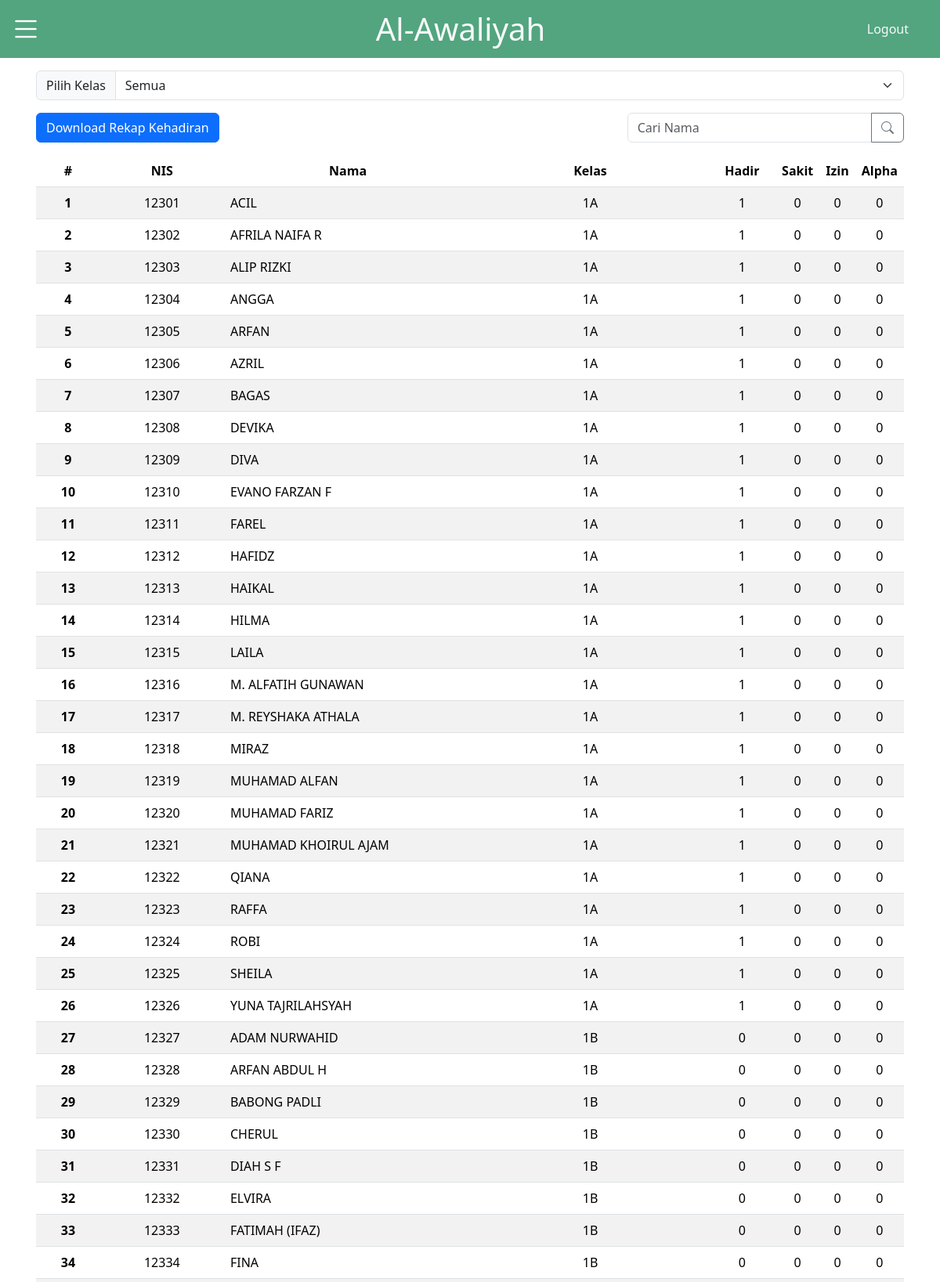
Page /pages/rekapKehadiran.php (signed in, upper part) on the committed database.
### tables this page shows
CREATE TABLE `siswa` (
  `nis` varchar(15) NOT NULL,
  `nama` varchar(255) DEFAULT NULL,
  `id_kelas` int DEFAULT NULL
);

CREATE TABLE `kelas` (
  `id_kelas` int NOT NULL,
  `nama_kelas` varchar(50) DEFAULT NULL
);

### pages/rekapKehadiran.php (the view, shortened to what this page needs)
<!DOCTYPE html>
<html lang="en">
<head>
    <link href="https://cdn.jsdelivr.net/npm/bootstrap@5.3.2/dist/css/bootstrap.min.css" rel="stylesheet">
    <link rel="stylesheet" href="https://cdn.jsdelivr.net/npm/bootstrap-icons@1.11.2/font/bootstrap-icons.min.css">
    <link rel="stylesheet" href="../css/style.css">
</head>
<body>
    <nav>
        <div class="topnav bg-success bg-opacity-75">
            <div class="row w-100">
                <div class="col col-2">
                    <div class="burger">
                        <a class="btn btn-link" data-bs-toggle="offcanvas" href="#offcanvas" role="button">
                            <i class="bi bi-list text-white fs-1"></i>
                        </a>
                    </div>
                </div>
                <div class="col d-flex justify-content-center align-items-center">
                    <h1 class="text-light m-2">Al-Awaliyah</h1>
                </div>
                <div class="col col-2 d-flex justify-content-end align-items-center">
                    <a class="link-offset-2 link-offset-3-hover link-underline link-underline-opacity-0 link-underline-opacity-75-hover text-light me-3 " href="../action/logout.php">Logout</a>
                </div>
            </div>
        </div>
    </nav>
    <div class="container p-3">
      <div class="input-group mb-3">
        <label class="input-group-text" for="inputGroupSelect01">Pilih Kelas</label>
        <select class="form-select" id="inputGroupSelect01" name="kelas">
            <option value="all" selected>Semua</option>
        </select>
      </div>
      <div class="row">
        <div class="col">
          <a href="../action/sheetAll.php">
              <button class="btn btn-primary">Download Rekap Kehadiran</button>
          </a>
        </div>
        <div class="col col-4 ms-auto">
          <div class="input-group mb-3">
            <input id="search" type="text" class="form-control" placeholder="Cari Nama" aria-label="Recipient's username" aria-describedby="button-addon2">
            <button class="btn btn-outline-secondary" type="button" id="button-addon2">
              <i class="bi bi-search"></i>
            </button>
          </div>
        </div>
      </div>
      <table class="table table-striped m-0 align-items-center">
        <thead class="text-center">
        <tr>
            <th class="col-1" scope="col">#</th>
            <th class="col-2" scope="col">NIS</th>
            <th class="col-4" scope="col">Nama</th>
            <th class="col-4" scope="col">Kelas</th>
            <th class="col-1" scope="col">Hadir</th>
            <th class="col-1" scope="col">Sakit</th>
            <th class="col-1" scope="col">Izin</th>
            <th class="col-1" scope="col">Alpha</th>
          </tr>
        </thead>
        <tbody id="data-table-body">
            <?php
            include "../action/koneksi.php";
            $no = 1;
            $data = mysqli_query($koneksi, "SELECT siswa.nis, siswa.nama, kelas.nama_kelas,
            SUM(CASE WHEN presensi.status_presensi = 'H' THEN 1 ELSE 0 END) as hadir,
            SUM(CASE WHEN presensi.status_presensi = 'S' THEN 1 ELSE 0 END) as sakit,
            SUM(CASE WHEN presensi.status_presensi = 'I' THEN 1 ELSE 0 END) as izin,
            SUM(CASE WHEN presensi.status_presensi = 'A' THEN 1 ELSE 0 END) as alpha
            FROM siswa
            LEFT JOIN presensi ON siswa.nis = presensi.nis
            LEFT JOIN kelas ON siswa.id_kelas = kelas.id_kelas
            GROUP BY siswa.nis");
            while($d = mysqli_fetch_array($data)){
                echo "<tr>";
                echo "<th class='text-center' scope='row'>" . $no++ . "</th>";
                echo "<td class='text-center'>" . $d["nis"] . "</td>";
                echo "<td class='text-start'>" . $d["nama"] . "</td>";
                echo "<td class='text-center'>" . $d["nama_kelas"] . "</td>";
                $sakitColor = ($d['sakit'] > 3) ? 'text-danger fw-bold' : '';
                $izinColor = ($d['izin'] > 3) ? 'text-danger fw-bold' : '';
                $alphaColor = ($d['alpha'] > 3) ? 'text-danger fw-bold' : '';
                echo "<td class='text-center'>" . $d["hadir"] . "</td>";
                echo "<td class='text-center $sakitColor'>" . $d["sakit"] . "</td>";
                echo "<td class='text-center $izinColor'>" . $d["izin"] . "</td>";
                echo "<td class='text-center $alphaColor'>" . $d["alpha"] . "</td>";
                echo "</tr>";
            }
            ?>
        </tbody>
      </table>
    </div>
</body>
</html>

### css/style.css (style rules this page uses)
.topnav { background-color: rgb(83,165,127); }

### rows in the picture
siswa: nis "12301", nama "ACIL", id_kelas.nama_kelas "1A", hadir "1", sakit "0", izin "0", alpha "0"
siswa: nis "12302", nama "AFRILA NAIFA R", id_kelas.nama_kelas "1A", hadir "1", sakit "0", izin "0", alpha "0"
siswa: nis "12303", nama "ALIP RIZKI", id_kelas.nama_kelas "1A", hadir "1", sakit "0", izin "0", alpha "0"
siswa: nis "12304", nama "ANGGA", id_kelas.nama_kelas "1A", hadir "1", sakit "0", izin "0", alpha "0"
siswa: nis "12305", nama "ARFAN", id_kelas.nama_kelas "1A", hadir "1", sakit "0", izin "0", alpha "0"
siswa: nis "12306", nama "AZRIL", id_kelas.nama_kelas "1A", hadir "1", sakit "0", izin "0", alpha "0"
siswa: nis "12307", nama "BAGAS", id_kelas.nama_kelas "1A", hadir "1", sakit "0", izin "0", alpha "0"
siswa: nis "12308", nama "DEVIKA", id_kelas.nama_kelas "1A", hadir "1", sakit "0", izin "0", alpha "0"
siswa: nis "12309", nama "DIVA", id_kelas.nama_kelas "1A", hadir "1", sakit "0", izin "0", alpha "0"
siswa: nis "12310", nama "EVANO FARZAN F", id_kelas.nama_kelas "1A", hadir "1", sakit "0", izin "0", alpha "0"
siswa: nis "12311", nama "FAREL", id_kelas.nama_kelas "1A", hadir "1", sakit "0", izin "0", alpha "0"
siswa: nis "12312", nama "HAFIDZ", id_kelas.nama_kelas "1A", hadir "1", sakit "0", izin "0", alpha "0"
siswa: nis "12313", nama "HAIKAL", id_kelas.nama_kelas "1A", hadir "1", sakit "0", izin "0", alpha "0"
siswa: nis "12314", nama "HILMA", id_kelas.nama_kelas "1A", hadir "1", sakit "0", izin "0", alpha "0"
siswa: nis "12315", nama "LAILA", id_kelas.nama_kelas "1A", hadir "1", sakit "0", izin "0", alpha "0"
siswa: nis "12316", nama "M. ALFATIH GUNAWAN", id_kelas.nama_kelas "1A", hadir "1", sakit "0", izin "0", alpha "0"
siswa: nis "12317", nama "M. REYSHAKA ATHALA", id_kelas.nama_kelas "1A", hadir "1", sakit "0", izin "0", alpha "0"
siswa: nis "12318", nama "MIRAZ", id_kelas.nama_kelas "1A", hadir "1", sakit "0", izin "0", alpha "0"
siswa: nis "12319", nama "MUHAMAD ALFAN", id_kelas.nama_kelas "1A", hadir "1", sakit "0", izin "0", alpha "0"
siswa: nis "12320", nama "MUHAMAD FARIZ", id_kelas.nama_kelas "1A", hadir "1", sakit "0", izin "0", alpha "0"
siswa: nis "12321", nama "MUHAMAD KHOIRUL AJAM", id_kelas.nama_kelas "1A", hadir "1", sakit "0", izin "0", alpha "0"
siswa: nis "12322", nama "QIANA", id_kelas.nama_kelas "1A", hadir "1", sakit "0", izin "0", alpha "0"
siswa: nis "12323", nama "RAFFA", id_kelas.nama_kelas "1A", hadir "1", sakit "0", izin "0", alpha "0"
siswa: nis "12324", nama "ROBI", id_kelas.nama_kelas "1A", hadir "1", sakit "0", izin "0", alpha "0"
siswa: nis "12325", nama "SHEILA", id_kelas.nama_kelas "1A", hadir "1", sakit "0", izin "0", alpha "0"
siswa: nis "12326", nama "YUNA TAJRILAHSYAH", id_kelas.nama_kelas "1A", hadir "1", sakit "0", izin "0", alpha "0"
siswa: nis "12327", nama "ADAM NURWAHID", id_kelas.nama_kelas "1B", hadir "0", sakit "0", izin "0", alpha "0"
siswa: nis "12328", nama "ARFAN ABDUL H", id_kelas.nama_kelas "1B", hadir "0", sakit "0", izin "0", alpha "0"
siswa: nis "12329", nama "BABONG PADLI", id_kelas.nama_kelas "1B", hadir "0", sakit "0", izin "0", alpha "0"
siswa: nis "12330", nama "CHERUL", id_kelas.nama_kelas "1B", hadir "0", sakit "0", izin "0", alpha "0"
siswa: nis "12331", nama "DIAH S F", id_kelas.nama_kelas "1B", hadir "0", sakit "0", izin "0", alpha "0"
siswa: nis "12332", nama "ELVIRA", id_kelas.nama_kelas "1B", hadir "0", sakit "0", izin "0", alpha "0"
siswa: nis "12333", nama "FATIMAH (IFAZ)", id_kelas.nama_kelas "1B", hadir "0", sakit "0", izin "0", alpha "0"
siswa: nis "12334", nama "FINA", id_kelas.nama_kelas "1B", hadir "0", sakit "0", izin "0", alpha "0"
